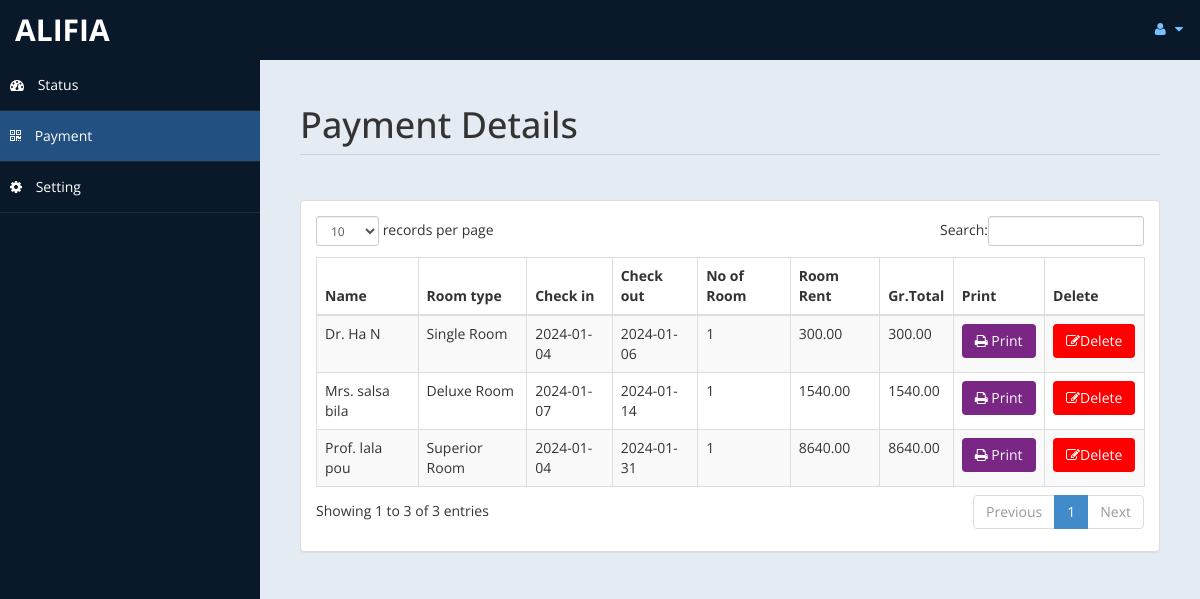
Page /admin/payment.php (signed in) on the committed database.
### tables this page shows
CREATE TABLE `payment` (
  `id` int(11) DEFAULT NULL,
  `title` varchar(5) DEFAULT NULL,
  `fname` varchar(30) DEFAULT NULL,
  `lname` varchar(30) DEFAULT NULL,
  `troom` varchar(30) DEFAULT NULL,
  `nroom` int(11) DEFAULT NULL,
  `cin` date DEFAULT NULL,
  `cout` date DEFAULT NULL,
  `ttot` double(8,2) DEFAULT NULL,
  `fintot` double(8,2) DEFAULT NULL,
  `btot` double(8,2) DEFAULT NULL,
  `noofdays` int(11) DEFAULT NULL
);

### admin/payment.php (the view, shortened to what this page needs)
<!DOCTYPE html>
<html xmlns="http://www.w3.org/1999/xhtml">
<head>
    <link href="assets/css/bootstrap.css" rel="stylesheet" />
    <link href="assets/css/font-awesome.css" rel="stylesheet" />
    <link href="assets/css/custom-styles.css" rel="stylesheet" />
    <link href="assets/js/dataTables/dataTables.bootstrap.css" rel="stylesheet" />
</head>
<body>
    <div id="wrapper">
        <nav class="navbar navbar-default top-navbar" role="navigation">
            <div class="navbar-header">
                <a class="navbar-brand" href="home.php"><?php echo $_SESSION["user"]; ?> </a>
            </div>
            <ul class="nav navbar-top-links navbar-right">
                <li class="dropdown">
                    <a class="dropdown-toggle" data-toggle="dropdown" href="#" aria-expanded="false">
                        <i class="fa fa-user fa-fw"></i> <i class="fa fa-caret-down"></i>
                    </a>
                </li>
            </ul>
        </nav>
        <nav class="navbar-default navbar-side" role="navigation">
            <div class="sidebar-collapse">
                <ul class="nav" id="main-menu">
                    <li>
                        <a href="home.php"><i class="fa fa-dashboard"></i> Status</a>
                    </li>
                    <li>
                        <a class="active-menu" href="payment.php"><i class="fa fa-qrcode"></i> Payment</a>
                    </li>
                    <li>
                        <a href="room.php"><i class="fa fa-gear"></i> Setting</a>
                    </li>
            </div>
        </nav>
        <div id="page-wrapper" >
            <div id="page-inner">
			 <div class="row">
                    <div class="col-md-12">
                        <h1 class="page-header">
                           Payment Details<small> </small>
                        </h1>
                    </div>
                </div>
            <div class="row">
                <div class="col-md-12">
                    <div class="panel panel-default">
                        <div class="panel-body">
                            <div class="table-responsive">
                                <table class="table table-striped table-bordered table-hover" id="dataTables-example">
                                    <thead>
                                        <tr>
                                            <th>Name</th>
											<th>Room type</th>
                                            <th>Check in</th>
											<th>Check out</th>
											<th>No of Room</th>
                                            <th>Room Rent</th>
											<th>Gr.Total</th>
											<th>Print</th>
                                            <th>Delete</th>
                                        </tr>
                                    </thead>
                                    <tbody>
									<?php
										include ('db.php');
										$sql="select * from payment";
										$re = mysqli_query($con,$sql);
										while($row = mysqli_fetch_array($re))
										{
											$id = $row['id'];
											if($id % 2 ==1 )
											{
												echo"<tr class='gradeC'>
													<td>".$row['title']." ".$row['fname']." ".$row['lname']."</td>
													<td>".$row['troom']."</td>
													<td>".$row['cin']."</td>
													<td>".$row['cout']."</td>
													<td>".$row['nroom']."</td>
													<td>".$row['ttot']."</td>
													<td>".$row['fintot']."</td>
													<td><a href=print.php?pid=".$id ." <button class='btn' style='background-color: #792685; display: inline-block; color: #fcfcfc;'> <i class='fa fa-print' ></i> Print</button></td>
                                                    <td>
                                                    <a href=paydel.php?pid=".$id ."<button class='btn' style='background-color: #ff0000; display: inline-block; color: #fcfcfc;'> <i class='fa fa-edit' ></i>Delete</button>
                                                    </td>
													</tr>";
											}
											else
											{
												echo"<tr class='gradeU'>
													<td>".$row['title']." ".$row['fname']." ".$row['lname']."</td>
													<td>".$row['troom']."</td>
													<td>".$row['cin']."</td>
													<td>".$row['cout']."</td>
													<td>".$row['nroom']."</td>
													<td>".$row['ttot']."</td>
													<td>".$row['fintot']."</td>
													<td><a href=print.php?pid=".$id ." <button class='btn' style='background-color: #792685; display: inline-block; color: #fcfcfc;'> <i class='fa fa-print' ></i> Print</button></td>
                                                    <td>
                                                    <a href=paydel.php?pid=".$id ."<button class='btn' style='background-color: #ff0000; display: inline-block; color: #fcfcfc;'> <i class='fa fa-edit' ></i>Delete</button>
                                                    </td>
													</tr>";
											}
										}
									?>
                                    </tbody>
                                </table>
                            </div>
                        </div>
                    </div>
                </div>
            </div>
                </div>
            </div>
    </div>
</body>
</html>

### admin/assets/css/custom-styles.css (style rules this page uses)
body { font-family: 'Open Sans', sans-serif; }
#wrapper { width: 100%; background:#09192A; }
#page-wrapper { padding: 15px 15px; min-height: 600px; background:#E5EBF2; }
#page-inner { width:100%; margin:10px 20px 10px 0px; background-color:transparent; padding:10px; min-height:1200px; }
h1, .h1, h2, .h2, h3, .h3 { margin-top: 7px; margin-bottom: -5px; }
.page-header { padding-bottom: 9px; margin: 10px 0 45px; border-bottom: 1px solid #C7D1DD; }
.top-navbar { margin:0px; }
.top-navbar .navbar-brand { color: #fff; width: 260px; text-align: left; height: 60px; font-size: 30px; font-weight: 700; text-transform: uppercase; line-height: 30px; }
.top-navbar .nav > li { position: relative; display: inline-block; }
.top-navbar .nav > li > a { position: relative; display: block; padding: 19px 15px; color: #77C0FD; }
.active-menu { background-color:#225081!important; }
.sidebar-collapse , .sidebar-collapse .nav { background:none; }
.sidebar-collapse .nav { padding:0; }
.sidebar-collapse .nav > li > a { color:#fff; background:transparent; text-shadow:none; }
.sidebar-collapse > .nav > li > a { padding:15px 10px; }
.sidebar-collapse > .nav > li { border-bottom: 1px solid rgba(107, 108, 109, 0.19); }
.navbar-side { border:none; background-color: transparent; }
.top-navbar { background:#09192A; border-bottom:none; }
.top-navbar .nav > li > a > i { margin-right: 2px; }
.navbar-default { border:0px solid black; }
.navbar-header { background: #09192A; }
.nav > li > a > i { margin-right:10px; }
@media (min-width:768px) { #page-wrapper { margin: 0 0 0 260px; padding: 15px 30px; min-height: 1200px; } }
@media (min-width:768px) { .navbar-side { z-index: 1; position: absolute; width: 260px; } }
@media (min-width:768px) { .navbar { border-radius: 0px; } }

### rows in the picture
payment: title "Mrs.", fname "salsa", lname "bila", troom "Deluxe Room", cin "2024-01-07", cout "2024-01-14", nroom "1", ttot "1540.00", fintot "1540.00"
payment: title "Prof.", fname "lala", lname "pou", troom "Superior Room", cin "2024-01-04", cout "2024-01-31", nroom "1", ttot "8640.00", fintot "8640.00"
payment: title "Dr.", fname "Ha", lname "N", troom "Single Room", cin "2024-01-04", cout "2024-01-06", nroom "1", ttot "300.00", fintot "300.00"

### other values in the picture
$_SESSION["user"] "ALIFIA"
